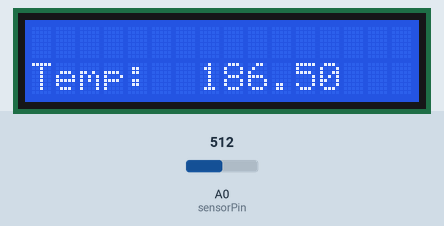
Simulated run of this sketch. Board: Arduino Uno, built with avr-gcc and run on an emulated ATmega328P. Shown: 16×2 character LCD. The test bench sets the inputs (shaded band); at power-on: A0 (sensorPin) = 512. What the sketch prints to the serial monitor is not drawn.

Above: at 1.2 s.
1.3 s: A0 (sensorPin) set to 716
At 2.5 s:
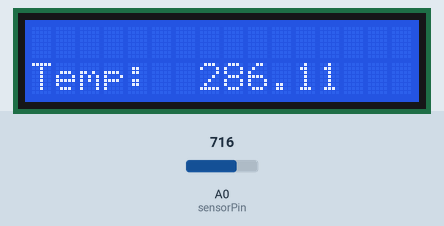
3.5 s: A0 (sensorPin) set to 900
At 5.2 s:
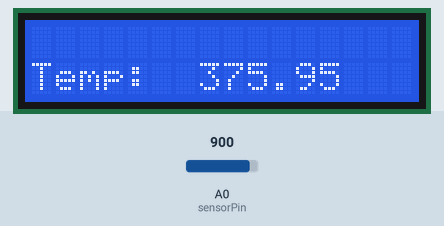
5.5 s: A0 (sensorPin) set to 1023
At 7.1 s:
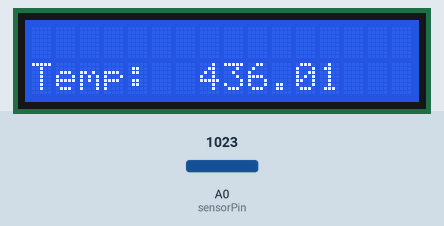
Timing chart, 0 to 8.6 s (numbered marks = the images above; inputs shaded):
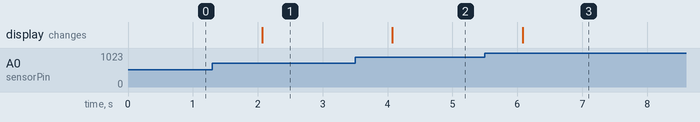

Measured:
- after the input at 1.3 s, the display: changes after 0.77 s (image 1)
- after the input at 3.5 s, the display: changes after 0.58 s (image 2)
- after the input at 5.5 s, the display: changes after 0.58 s (image 3)

The sketch:

sketch_tempLCD.ino
```cpp
#include <LiquidCrystal.h>                      //Haalt de benodigde methodes voor een lcd-display binnen

int sensorPin = 0;                              //Intialiseert de temperatuursensor en geeft aan dat deze op pin 0 zit
LiquidCrystal lcd(7, 8, 9, 10, 11 , 12);        //Geeft aan welke pins op de Arduino verbonden zijn met de lcd-display

void setup()
{
  Serial.begin(9600);                           //Start de seriële monitor.
  lcd.begin(16, 2);                             //Start de lcd-display en geeft aan dat het een 16 x 2 display is oftewel 16 karakters lang en 2 hoog
  lcd.setCursor(0,1);                           //Zet de cursor positie op 0,1 oftwel het begin van de 2de rij
  lcd.write("Temp: ");                          //Schrijft het stukje "Temp: " op de lcd-display
}

void loop()
{
  int reading = analogRead(sensorPin);          //Intialiseert een variabele genaamd reading, deze leest de temperatuursensor af doormiddel van "analogRead"

  float voltage = reading * 5.0;                //Intialiseert een kommagetaal genaamd voltage die 5x de waarde is van de afgelezen waarde van reading (reading * 5)
  voltage /= 1024.0;                            //Verandert de waarde van voltage naar de waarde van de vorige formule gedeeld door 1024 (reading * 5 / 1024)

  Serial.print(voltage);                        //Print de waarde van voltage in de seriële monitor
  Serial.println(" volt");                      //Print de tekst " volt" achter de waarde voltage

  double calibratie = 13.5;                     //Intialiseert een variabele genaamd calibratie die zorgt dat de temperatuur die
                                                //wordt weergeven op de lcd gelijk is aan de temperatuur die het op dit moment echt is
  float temperatuur = (voltage - 0.5) * 100;    //Intialiseert een kommagetal genaamd temperatuur die gelijk is aan ((voltage - 0,5) * 100)
  double tempC = temperatuur - calibratie;      //Intialiseert een kommagetal genaamd TempC die +- gelijk is aan de temperatuur die het op dit moment echt is
    Serial.print(tempC);                        //Print de waarde van tempC in de seriële monitor
    Serial.println(" graden");                  //Print de tekst " graden" achter de waarde tempC
    lcd.setCursor(7,1);                         //Zet de cursor op de 8ste positie van de 2de rij
    lcd.print(tempC);                           //Print de waarde van tempC op de lcd-display
    delay(1000);                                //Wacht 1 seconde voordat de loop verder gaat
}
```
